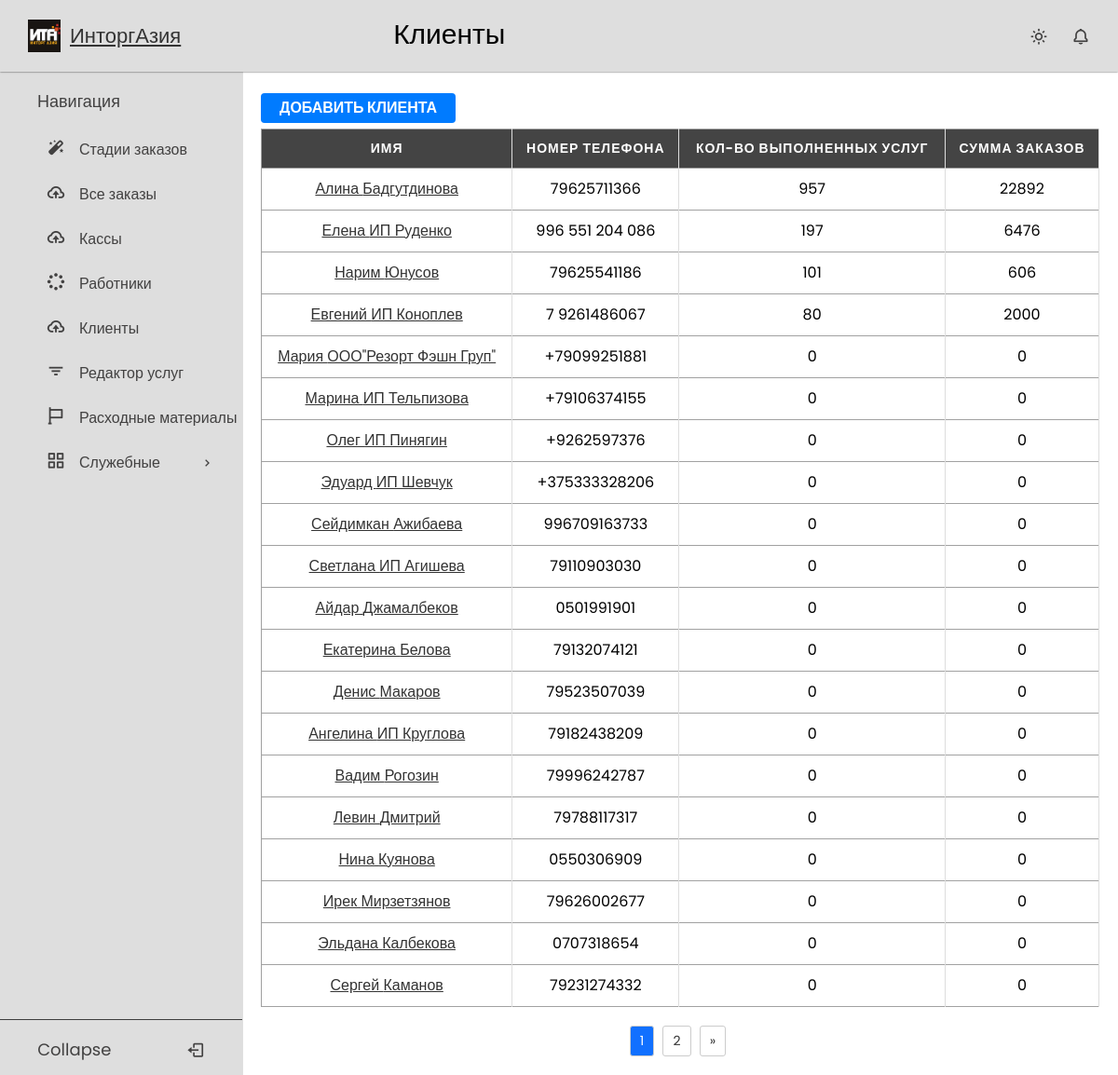
/clients/ (signed in), run on an earlier commit of the app's database.
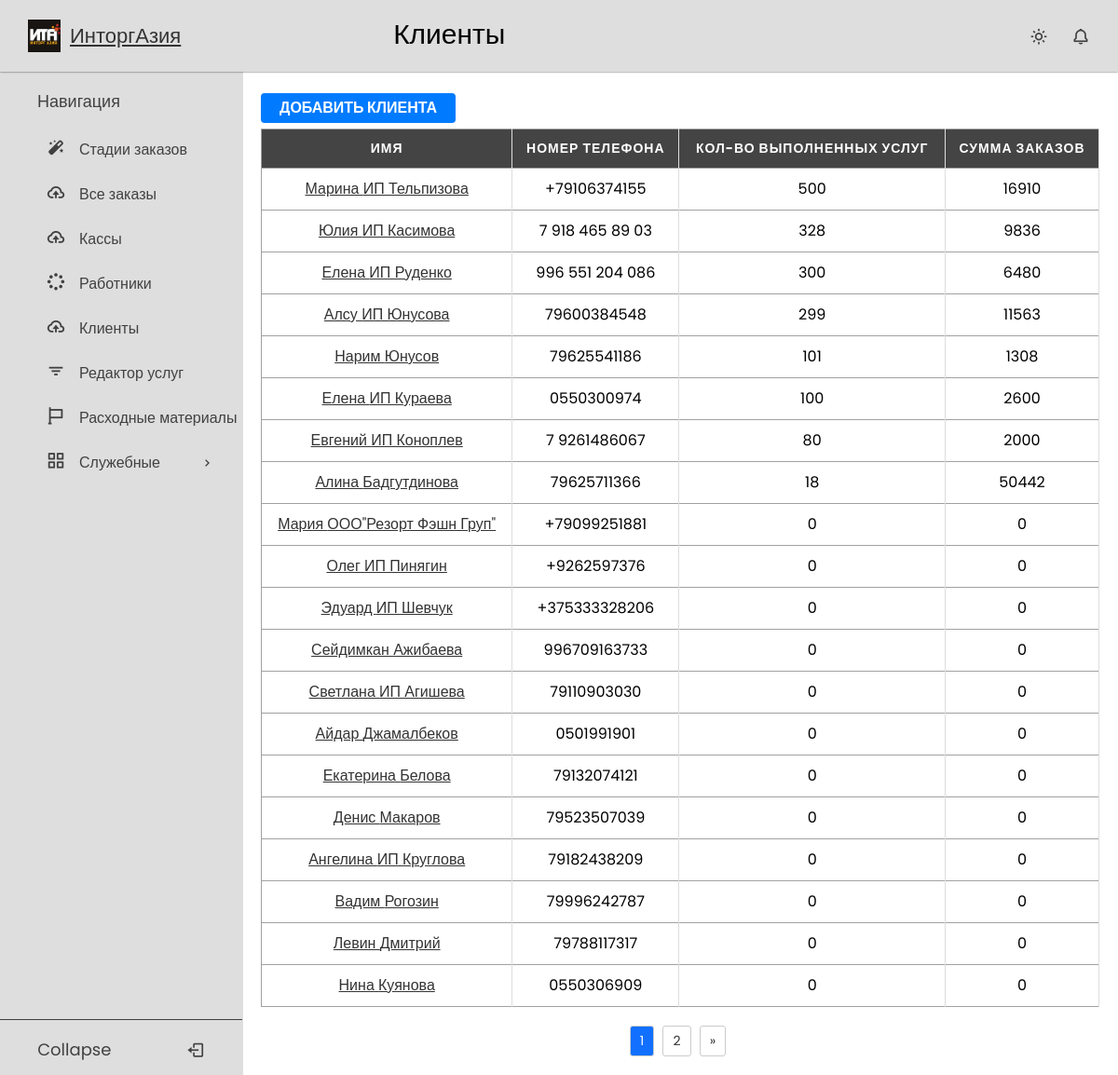
And on a later commit of the database.
### users/models.py (models this page shows, shortened)
class User(AbstractBaseUser, PermissionsMixin):
    disabled = models.BooleanField(default=False)
    username = models.CharField(max_length=100, blank=True, null=True, unique=True, help_text='Номер телефона')
    first_name = models.CharField(max_length=254)
    last_name = models.CharField(max_length=254)
    is_staff = models.BooleanField(default=False)
    is_superuser = models.BooleanField(default=False)
    is_active = models.BooleanField(default=True)
    last_login = models.DateTimeField(null=True, blank=True)
    date_joined = models.DateTimeField(null=True, auto_now=True)
    joined_date = models.DateTimeField(default=timezone.now)
    user_type = models.CharField(max_length=20, choices=UserType.choices, default=UserType.CLIENT)
    discount = models.ForeignKey(DiscountType, on_delete=models.PROTECT, blank=True, null=True)
    money = models.IntegerField(default=0)
    profit = models.IntegerField(default=0)
    product_count = models.IntegerField(default=0, blank=True, null=True)
    referal_money = models.IntegerField(default=0, blank=True, null=True)
    referral = models.ForeignKey('self', on_delete=models.SET_NULL, blank=True, null=True)
    class Meta:
        ordering = ('disabled','-product_count')
    USERNAME_FIELD = 'username'
    REQUIRED_FIELDS = []
    objects = UserManager()

### crm_app/views.py (the view)
# urls.py: path('clients/', ClientListView.as_view(), name='client_list'),
class ClientListView(LockedView, ListView):
    model = CustomUser
    template_name = 'crmapp/client_list.html'
    paginate_by = 20
    def get_queryset(self):
        return CustomUser.objects.filter(user_type='client')

### users/permissions.py (called while the page is built)
    def test_func(self):
        return self.request.user.user_type == UserType.WORKER

### templates/crmapp/client_list.html
{% extends 'base.html' %}
{% load static %}
{% block css %}
    <link rel="stylesheet" href="{% static 'css/tables.css' %}">
{% endblock %}
{% block page_title %}
Клиенты
{% endblock %}
{% block content %}
    <a href="{% url 'register' %}" class="nav_link"><button>Добавить Клиента</button></a>
<table>
  <thead>
    <tr>
      <th>Имя</th>
      <th>Номер телефона</th>
      <th>Кол-во выполненных услуг</th>
      <th>Сумма заказов</th>
    </tr>
  </thead>
  <tbody>
    {% for client in object_list %}
      <tr>
        <td><a href="{% url 'client_detail' client.id %}">{{ client.first_name }} {{ client.last_name }}</a></td>
        <td>{{ client.username }}</td>
        <td>{{ client.product_count }}</td>
        <td>{{ client.money }}</td>
      </tr>
    {% endfor %}
  </tbody>
</table>
{% include 'includes/paginate.html' %}
{% endblock %}

What changed in the data, as far as the page shows it:
no longer on this page (row unchanged): User: first_name "Ирек", last_name "Мирзетзянов", username "79626002677", product_count "0", money "0"
no longer on this page (row unchanged): User: first_name "Эльдана", last_name "Калбекова", username "0707318654", product_count "0", money "0"
no longer on this page (row unchanged): User: first_name "Сергей", last_name "Каманов", username "79231274332", product_count "0", money "0"
changed User "Марина": product_count "0" → "500"; money "0" → "16910"; moves up the list
added User: first_name "Юлия", last_name "ИП Касимова", username "7 918 465 89 03", product_count "328", money "9836"
changed User "ИП Руденко": product_count "197" → "300"; money "6476" → "6480"
added User: first_name "Алсу", last_name "ИП Юнусова", username "79600384548", product_count "299", money "11563"
changed User "Нарим": money "606" → "1308"
added User: first_name "Елена", last_name "ИП Кураева", username "0550300974", product_count "100", money "2600"
changed User "Алина": product_count "957" → "18"; money "22892" → "50442"; moves down the list
